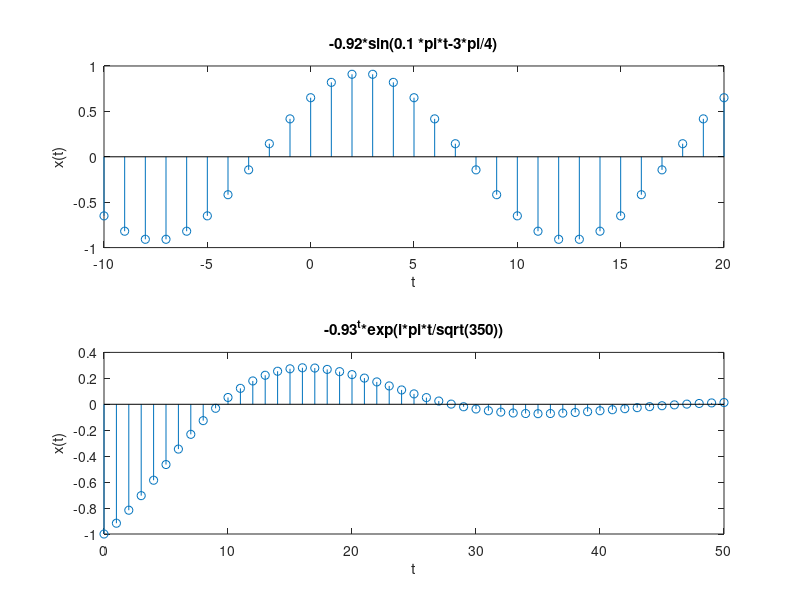

The MATLAB source for this figure:
tmin = -10;
dt = 1;
tmax = 20;
t = tmin:dt:tmax; %set a time vector

x = -0.92*sin(0.1 *pi*t-3*pi/4);
subplot(2,1, 1);
stem(t, x);
xlabel('t');
ylabel('x(t)');
title('-0.92*sin(0.1 *pi*t-3*pi/4)');

tmin = 0;
dt = 1;
tmax = 50;
t = tmin:dt:tmax; %set a time vector

x=-0.93.^t.*exp(i*pi*t/sqrt(350));
subplot(2,1, 2);
stem(t, x);
xlabel('t');
ylabel('x(t)');
title('-0.93^t*exp(i*pi*t/sqrt(350))');